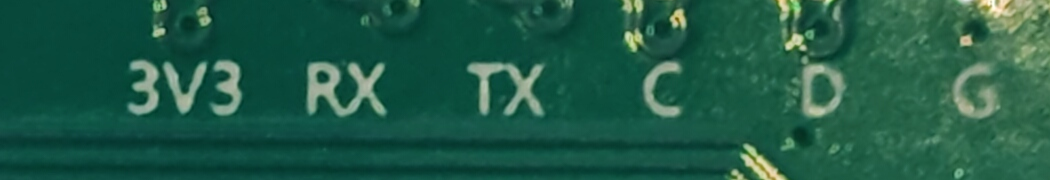
#> input picture analysis/hardware/debug_pads.png, 3150 x 540 px, given in place of P20261021-191121.jpg, which was not available (shown at 1/3 size)
$ python fidelity.py
#> lines starting #> are read from the running program, lines starting #| are printed output that depends on the picture; pictures that were not available may be replaced by others from this repository, and a replacement may not be noted
### epd_send.py
# -*- coding: utf-8 -*-
"""Faithful e-ink transmitter for com.app.myapplication / YSBadge2.
Sources: EPD_Config.getPicData_NColor_4bit, BMPConverter.thresholding/floydSteinbergDither,
         LZ77Compress.Compress, BluetoothTool BLE flow.
"""
import sys, time, argparse
from bisect import bisect_left

W, H = 800, 480
MAX_PAYLOAD_BITS = 262144   # 实测上限：超过则设备静默丢弃整张（约 32KB）
PALETTE = [(0,0,0),(255,255,255),(0,255,0),(0,0,255),(255,0,0),(255,255,0),(255,128,0)]

CH_WRITE_CMD = "0000ff03-0000-1000-8000-00805f9b34fb"
CH_WRITE_PIC = "0000ff02-0000-1000-8000-00805f9b34fb"
CH_NOTIFY    = "0000ff04-0000-1000-8000-00805f9b34fb"

# [25 lines left out: functions palette_image, pack_indexed, nearest, not called in this run]

def build_canvas(path, fill, stretch=False):
#> called with path = 'P20261021-191121.jpg', fill = False, stretch = False
    from PIL import Image, ImageOps
    with Image.open(path) as src:
#> src is the input picture: PIL image 3150x540 RGB; mean R, G, B 32, 90.6, 70.8
        im = ImageOps.exif_transpose(src)      # 手机竖拍靠 EXIF 标记方向，不转就会躺倒
        if im.mode in ("RGBA", "LA", "PA") or (im.mode == "P" and "transparency" in im.info):
            rgba = im.convert("RGBA")          # 透明区必须铺白，convert("RGB") 会变黑
            bg = Image.new("RGBA", rgba.size, (255, 255, 255, 255))
            im = Image.alpha_composite(bg, rgba)
        im = im.convert("RGB")
    sw, sh = im.size
#> sw = 3150; sh = 540
    if stretch:
        canvas = im.resize((W, H), Image.LANCZOS)
        return canvas, (sw, sh)
    if fill:
        scale = max(W / sw, H / sh)
        nw, nh = int(sw*scale + 0.5), int(sh*scale + 0.5)
        im2 = im.resize((nw, nh), Image.LANCZOS)
        left = (nw - W) // 2
        top = (nh - H) // 2
        canvas = im2.crop((left, top, left+W, top+H))
    else:
        scale = min(W / sw, H / sh)
#> scale = 0.254
        nw, nh = max(1, int(sw*scale)), max(1, int(sh*scale))
#> nw = 800; nh = 137
        im2 = im.resize((nw, nh), Image.LANCZOS)
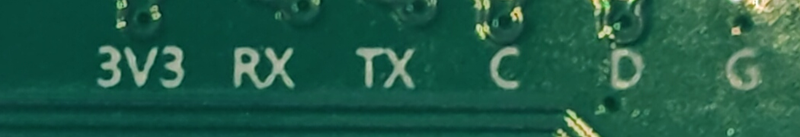
#> im2: PIL image 800x137 RGB; mean R, G, B 32, 90.6, 70.8
        canvas = Image.new("RGB", (W, H), (255, 255, 255))
#> canvas: PIL image 800x480 RGB; every value is 255
        canvas.paste(im2, ((W-nw)//2, (H-nh)//2))
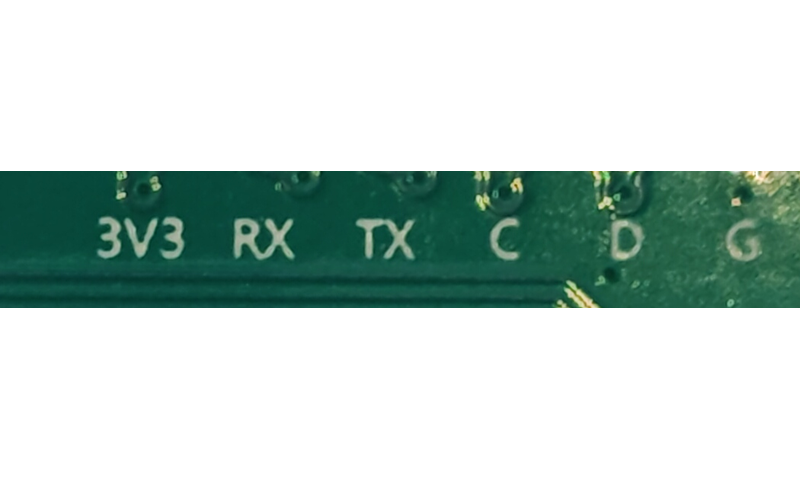
#> canvas: PIL image 800x480 RGB; mean R, G, B 191.4, 208.1, 202.4
    return canvas, (sw, sh)

BAYER8 = [
 [ 0,32, 8,40, 2,34,10,42],
 [48,16,56,24,50,18,58,26],
 [12,44, 4,36,14,46, 6,38],
 [60,28,52,20,62,30,54,22],
 [ 3,35,11,43, 1,33, 9,41],
 [51,19,59,27,49,17,57,25],
 [15,47, 7,39,13,45, 5,37],
 [63,31,55,23,61,29,53,21],
]

# [57 lines left out: function encode_image, not called in this run]

MAX_WND = 1024

# [155 lines left out: functions compress, decompress, selftest, not called in this run]

# [105 lines that do not run on import are left out]

### _verify/fidelity.py
# -*- coding: utf-8 -*-
import os as _os
_ROOT = _os.path.dirname(_os.path.dirname(_os.path.abspath(__file__)))
_VD = _os.path.join(_ROOT, "_verify")
import sys
sys.path.insert(0, _ROOT)
import epd_send as E
from PIL import Image, ImageStat, ImageChops

def err(path, src):
#> called with path = '_verify/base_P20261021-191121.png'
    im = Image.open(path).convert("RGB")
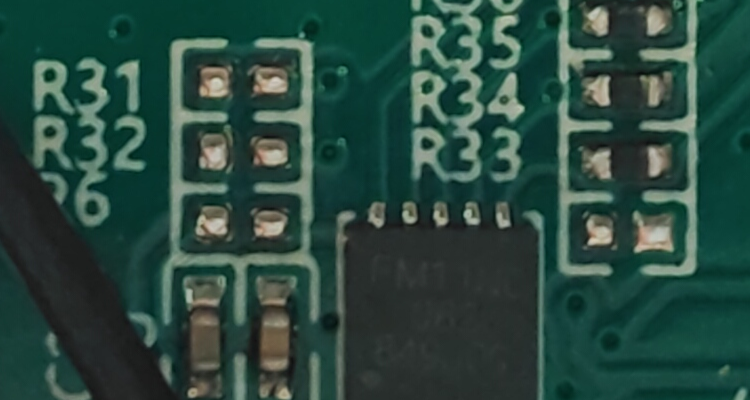
#> input picture analysis/hardware/nfc_area.png, 1500 x 800 px, given in place of base_P20261021-191121.png, which was not available (shown at 1/2 size)
#> im is the input picture: PIL image 1500x800 RGB; mean R, G, B 42.8, 73.2, 64
    d = ImageChops.difference(im, src)
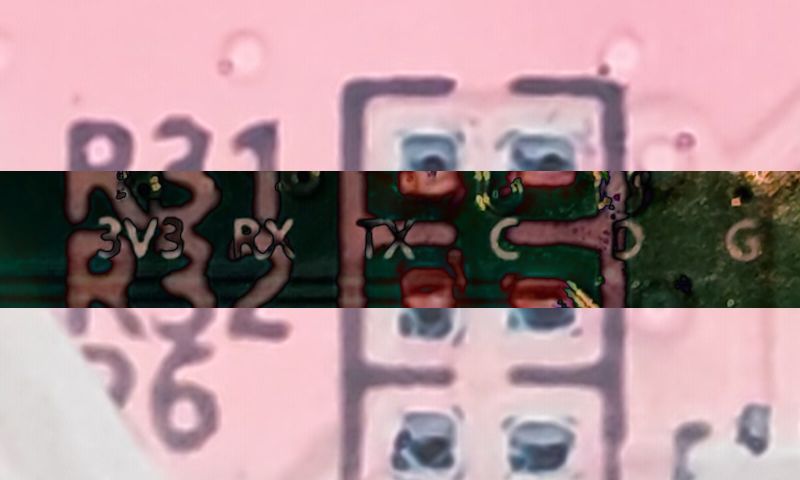
#> d: PIL image 800x480 RGB; mean R, G, B 169.8, 141.8, 146.8
    st = ImageStat.Stat(d)
    return sum(st.mean)/3.0, sum(st.rms)/3.0

for tag, srcpath in (("P20261021-191121", "P20261021-191121.jpg"), ("test_pattern", "_verify/test_pattern.png")):
    src, _ = E.build_canvas(_ROOT + r"/" + srcpath, fill=False)
    b = err(rf"{_VD}/base_{tag}.png", src)
#> b = (152.8, 172.3)
    n = err(rf"{_VD}/new_{tag}.png", src)
#> n = (152.8, 172.3)
    print(f"{tag:22} 基线 MAE={b[0]:6.2f} RMSE={b[1]:6.2f} | 新 MAE={n[0]:6.2f} RMSE={n[1]:6.2f}")
#| P20261021-191121       基线 MAE=152.82 RMSE=172.32 | 新 MAE=152.82 RMSE=172.32
#> (the run stopped early here; a loop or call above may not have finished)
